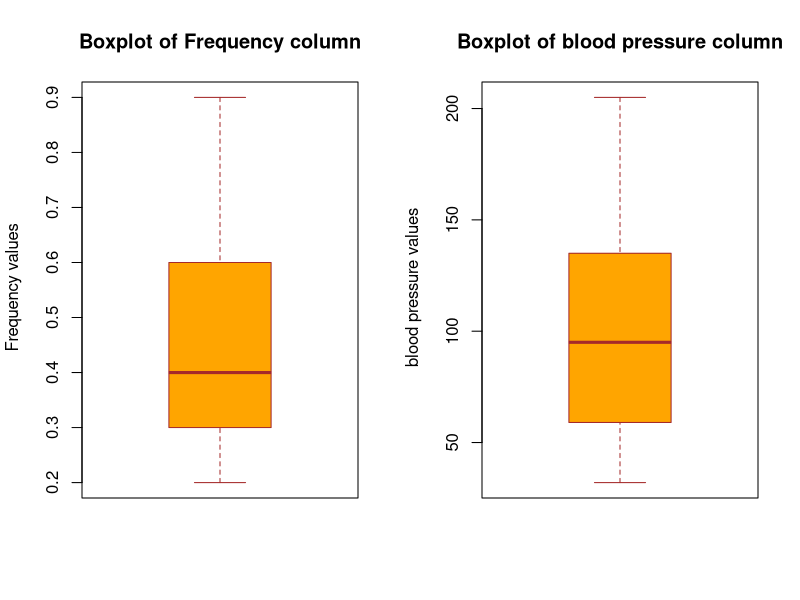
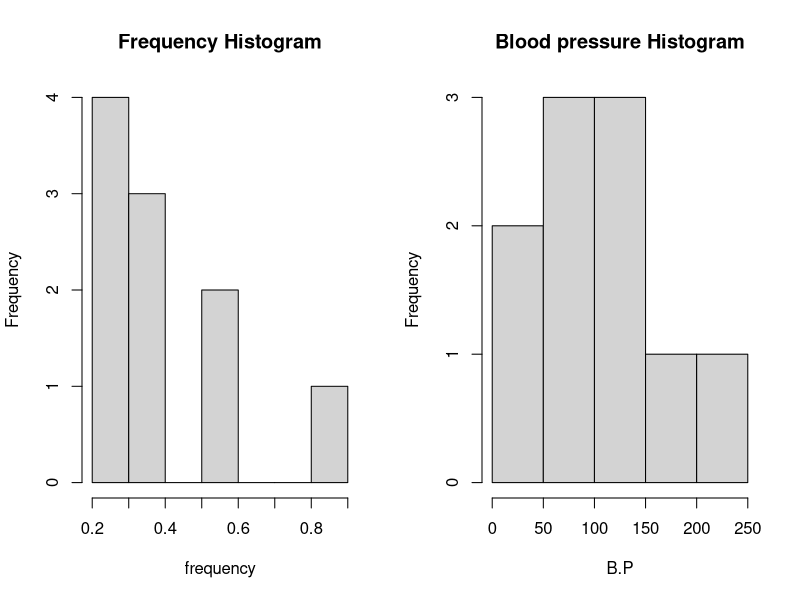
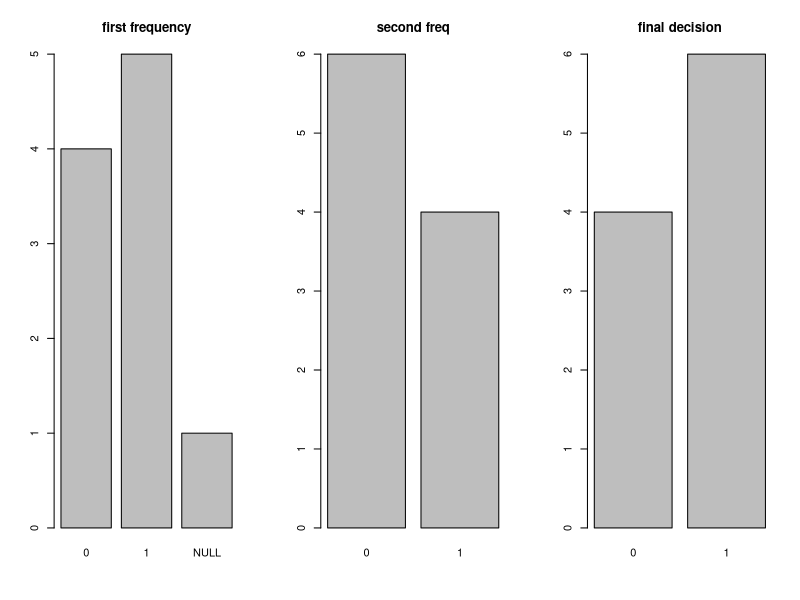

Recreate these plots in R, in order.
#Creating a dataframe
health_df = data.frame("Freq" = c(0.6, 0.3, 0.4,0.4, 0.2, 0.6, 0.3, 0.4, 0.9, 0.2),
                       "bloodp" = c(103, 87, 32, 42, 59, 109,78, 205, 135, 176),
                       "first" = c (1,1,1,1,0,0,0,0,"NULL",1),
                       "second" = c(0,0,0,0, 0,0,1,1,1,1),
                       "finaldecision" = c(0,1,0,1,0,1,0,1,1,1))
                     

#Box plot codes
par(mfrow=c(1,2))  
boxplot(health_df$Freq,
        main="Boxplot of Frequency column",
        ylab=" Frequency values",
        col="orange",
        border="brown")  
boxplot(health_df$bloodp,
        main="Boxplot of blood pressure column",
        ylab=" blood pressure values",
        col="orange",
        border="brown") 


#The mean frequency is 0.4 and the maximum value of frequency column is 0.9 and minimum is 0.2
#75% of the patients have frequency range of 0.3 to 0.6

#The maximum  Blood pressure is 205
#and minimum blood pressure is 32. The average BP of these patients is 102. 75% of the patients had BP
#betwween 63 and 128

par(mfrow=c(1,2))  
hist(health_df$Freq,   main="Frequency Histogram", xlab="frequency")
hist(health_df$bloodp,   main="Blood pressure Histogram",xlab="B.P")

#From the plot we can say that the most frequency value is 0.2 and there is only 1 patient whose 
#frequency is 0.9
#Also the nost frequent blood pressure value lies between 50-150 where there are six patients


par(mfrow=c(1,3))
barplot(table(health_df$first),main="first frequency")
barplot(table(health_df$second),main="second freq")
barplot(table(health_df$finaldecision),main="final decision")

#There are 5 patients whose first frequency is bad
#There are 6 petients whose second frequency is low
#Finally there are 6 patients whose final decision is high

